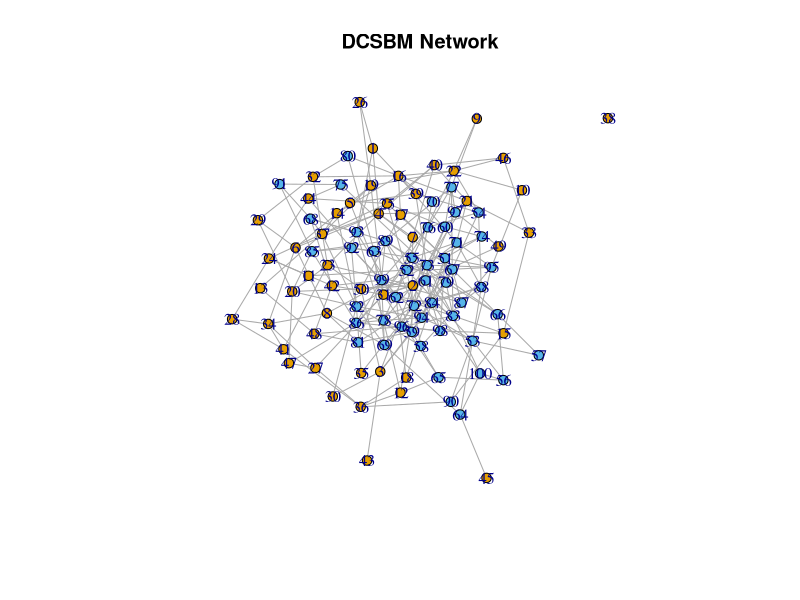

Here is the R script that generated this plot:
library(igraph)

# Function to generate a DCSBM graph with gamma, alpha, and B as inputs, and an optional seed
generate_dcsbm <- function(n, gamma_vector, alpha1, alpha2, B, seed = NULL) {
  # Set the random seed if provided
  if (!is.null(seed)) {
    set.seed(seed)
  }
  
  # Determine the number of communities (k) from the dimensions of B
  k <- nrow(B)
  
  # Calculate community sizes based on gamma
  # Ensure gamma_vector sums to 1
  gamma_vector <- gamma_vector / sum(gamma_vector)
  
  # Calculate sizes based on gamma_vector
  sizes <- round(gamma_vector * n)
  
  # Check if sizes sum up to n, adjust if necessary
  while (sum(sizes) != n) {
    diff <- n - sum(sizes)
    sizes[which.max(sizes)] <- sizes[which.max(sizes)] + diff
  }
  
  # Create the membership vector based on sizes
  membership <- rep(1:k, sizes)
  
  # Generate degree correction parameters (theta) for each node
  # Range of theta is from alpha1 to alpha2
  theta <- runif(n, min = alpha1, max = alpha2)
  
  # Initialize the adjacency matrix
  adj_matrix <- matrix(0, n, n)
  
  # Generate the adjacency matrix for the DCSBM
  for (i in 1:n) {
    for (j in i:n) {  # Only upper triangle to avoid duplicates
      # Determine the blocks for nodes i and j
      block_i <- membership[i]
      block_j <- membership[j]
      
      # Calculate the probability of an edge
      p_ij <- pmin(1,B[block_i, block_j] * theta[i] * theta[j])
      
      # Generate edge based on probability
      adj_matrix[i, j] <- rbinom(1, 1, p_ij)
      adj_matrix[j, i] <- adj_matrix[i, j]  # Symmetric for undirected graph
    }
  }
  
  # Create igraph object from adjacency matrix
  dcsbm_graph <- graph_from_adjacency_matrix(adj_matrix, mode = "undirected", diag = FALSE)
  V(dcsbm_graph)$membership <- membership
  
  return(list(graph = dcsbm_graph, membership = membership, adjacency_matrix = adj_matrix))
}



# Example usage
n <- 100                          # Number of nodes
gamma <- c(0.5, 0.5)                      # Ratio of two community sizes
alpha1 <- 0.5                      # Lower bound for degree correction (theta)
alpha2 <- 1
B <- matrix(c(0.1, 0.05,
              0.05, 0.2), 
            nrow = 2, ncol = 2, byrow = TRUE)  # Block connectivity matrix for 2 communities
seed <- 123                       # Optional seed for reproducibility

# Generate DCSBM graph
dcsbm_result <- generate_dcsbm(n, gamma, alpha1, alpha2, B, seed)

# Plot the graph
plot(dcsbm_result$graph, vertex.color = dcsbm_result$membership, vertex.size = 5, edge.arrow.size = 0.5, main = "DCSBM Network")
